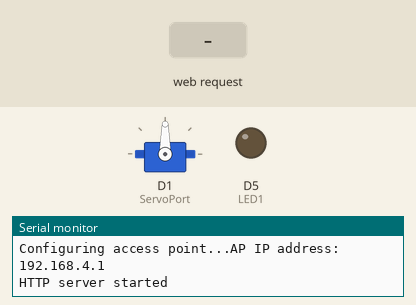
Simulated run of this sketch. Board: ESP8266 (NodeMCU). Shown: servo, output pins drawn as LEDs (lit = HIGH), the last lines printed to the serial monitor. Inputs (shaded band) come from the test bench.

Above: at 1.7 s.
1.8 s: HTTP request GET /setSER1?SERstate1=1 received
At 2.45 s:
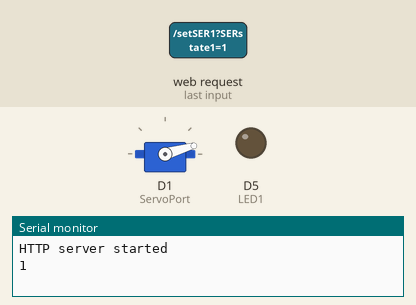
7.8 s: HTTP request GET /setSER1?SERstate1=2 received
At 9.4 s:
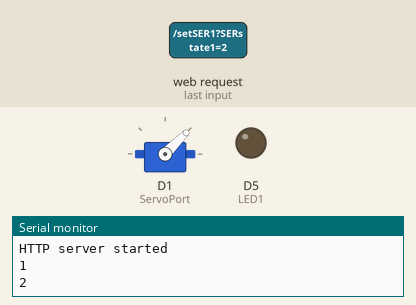
9.7 s: HTTP request GET /setSER1?SERstate1=4 received
At 10.8 s:
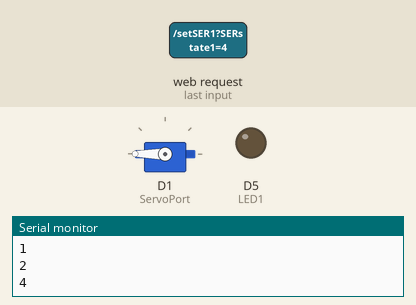
11.4 s: HTTP request GET /setSER1?SERstate1=3 received
At 11.5 s:
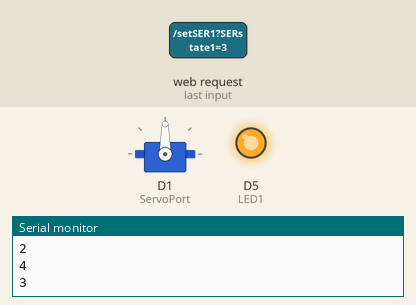
Timing chart, 0 to 14.1 s (numbered marks = the images above; inputs shaded):
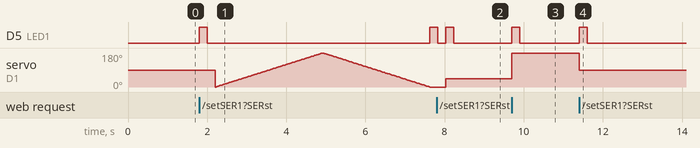

The sketch:

sketch_sep23a.ino
```cpp
#include <ESP8266WiFi.h>
#include <WiFiClient.h>
#include <ESP8266WebServer.h>
#include <Servo.h>  //Include the Servo Library

#include "PageIndex.h"; //--> Include the contents of the User Interface Web page from website, stored in the same folder as the .ino file

#define ServoPort D1   //--> Defining Servo Port

#define LED1  D5   //-->Defining a Simple LED

//Make a wifi name and password as access point

const char* ssid = "ESPServo";  // your SSID

const char* password = "12345678"; //WIFI Password


Servo myservo;  //--> create servo object to control a servo

ESP8266WebServer server(80);  //--> Server on port 80

String SERstate1 = "OFF";

//This routine is executed when you open NodeMCU ESP8266 IP Address in browser

void handleRoot() {

  String s = MAIN_page; //Read HTML contents

  server.send(200, "text/html", s); //Send web page

}

//Procedure for handling servo control

void handleServo() {
  String POS = server.arg("servoPOS");
  int pos = POS.toInt();
  myservo.write(pos);   //--> Move the servo motor according to the POS value
  delay(15);
  Serial.print("Servo Angle:");
  Serial.println(pos);
  server.send(200, "text/plane", "");
}

void controlServo() {
  String t_state = server.arg("SERstate1");
  Serial.println(t_state);
  int pos;
  if (t_state == "1") {
    SERstate1 = pos;
    controlLED1();
    for (pos = 0; pos <= 180; pos += 1) { // goes from 0 degrees to 180 degrees
      // in steps of 1 degree
      myservo.write(pos);              // tell servo to go to position in variable 'pos'
      delay(15);                       // waits 15ms for the servo to reach the position
    }
    for (pos = 180; pos >= 0; pos -= 1) { // goes from 180 degrees to 0 degrees
      myservo.write(pos);              // tell servo to go to position in variable 'pos'
      delay(15);                       // waits 15ms for the servo to reach the position
    }
    controlLED1();
  }
  else if (t_state == "2") {
    SERstate1 = pos;
    myservo.write(45);
    controlLED1();
  }
  else if (t_state == "3") {
    SERstate1 = pos;
    myservo.write(90);
    controlLED1();
  }
  else if (t_state == "4") {
    SERstate1 = pos;
    myservo.write(180);
    controlLED1();
  }
  else {
    SERstate1 = "OFF";
  }
  server.send(200, "text/plane", SERstate1);
}

void statusSER() {
  server.send(200, "text/plane", SERstate1);
}
void controlLED1() {
  digitalWrite(LED1, HIGH);
  delay(200);
  digitalWrite(LED1, LOW);
  delay(200);
}


void setup() {

  Serial.begin(115200);
  delay(500);
  myservo.attach(ServoPort); //--> attaches the servo on D1 to the servo object
  pinMode(LED1, OUTPUT);
  Serial.print("Configuring access point...");
  /* You can remove the password parameter if you want the AP to be open. */
  WiFi.softAP(ssid, password);
  IPAddress myIP = WiFi.softAPIP();
  Serial.print("AP IP address: ");
  Serial.println(myIP);


  //Initialize Webserver
  server.on("/", handleRoot); //--> Routine to handle at root location. This is to display web page.
  server.on("/setPOS", handleServo); //--> Sets servo position from Web request
  server.on("/setSER1", controlServo);
  server.on("/readSER1", statusSER);
  server.begin();

  Serial.println("HTTP server started");

}


void loop() {

  server.handleClient();

}
```

PageIndex.h
```cpp
const char MAIN_page[] PROGMEM = R"=====(

<!DOCTYPE html>
<html>
  <head>
    <meta name="viewport" content="width=device-width, initial-scale=1">
    <style>
      html {
        font-family: Arial;
        display: inline-block;
        margin: 0px auto;
        text-align: center;
      }

      .slidecontainer {
        width: 100%;
      }

      .slider {
        -webkit-appearance: none;
        width: 50%;
        height: 15px;
        border-radius: 5px;
        background: rgb(102, 230, 17);
        outline: none;
        opacity: 0.5;
        -webkit-transition: .2s;
        transition: opacity .2s;
      }

      .slider:hover {
        opacity: 2;

      }

      .slider::-webkit-slider-thumb {
        -webkit-appearance: none;
        appearance: none;
        width: 25px;
        height: 25px;
        border-radius: 50%;
        background: rgb(26, 182, 202);
        cursor: pointer;
      }

      .slider::-moz-range-thumb {
        width: 25px;
        height: 25px;
        border-radius: 50%;
        background: #4CAF50;
        cursor: pointer;
      }

         /* Style the botton start stop */
   .btn{
   /* position: relative;
    border-radius: 15px 15px 15px 15px;
    width: 8%;
    height: 25px;
    border: none;
    outline: none;
    cursor: pointer;
    background: #fa1cb7;
    color: rgb(255, 255, 255);
    */
     background-color: #fa1cb7;
  color: white;
  padding: 14px 25px;
  text-align: center;
  text-decoration: none;
  display: inline-block;
   }

   a:link, a:visited {
  background-color: #f44336;
  color: white;
  padding: 14px 25px;
  text-align: center;
  text-decoration: none;
  display: inline-block;
}

a:hover, a:active {
  background-color: red;
}

        /* Style the footer */
   footer {
      background-color: rgb(43, 57, 255);
      padding: 8px;
      text-align: center;
      color: rgb(0, 255, 21);
      font-family: Comic Sans MS;
   }

    </style>
  </head>

  <body>
    <h1>ESP8266 NodeMCU Web Server Controlled Servo Motor</h1>
    <br><br>
    <div class="slidecontainer">
      <input type="range" min="250" max="310" value="280" class="slider" id="myRange">
      <p>Servo angle: <span id="demo"></span></p>
       <br><br>
      <label> Stop </label>
       <button type="button" onclick="sendData2(1)" class="btn">Stop</button>
        <br><br>
        <label> Forward </label>
        <button type="button" onclick="sendData2(2)" class="btn">Forward</button>
         <br><br>
        <label> Downward </label>
        <button type="button" onclick="sendData2(3)" class="btn">Downward</button>
        <br><br>
        <label> CW Rotation </label>
        <button type="button" onclick="sendData2(4)" class="btn">CW Rotation</button>
        <br><br>
        <label> CCW Rotation </label>
        <button type="button" onclick="sendData2(5)" class="btn">CCW Rotation</button>
        <br><br>
        <label> Test mode </label>
        <button type="button" onclick="sendData2(6)" class="btn">Testmode</button>

      <label><span id="isiStatusSER1"></span></label>

    </div>

    <script>
      function sendData(pos) {
        var xhttp = new XMLHttpRequest();
        xhttp.onreadystatechange = function() {
          if (this.readyState == 4 && this.status == 200) {
            console.log(this.responseText);
          }
        };
        xhttp.open("GET", "setPOS?servoPOS="+pos, true);
        xhttp.send();
      }
        /* fungsi send data on/off */
        function sendData2(StatusSer1) {
        var xhttp = new XMLHttpRequest();
        xhttp.onreadystatechange = function() {
          if (this.readyState == 4 && this.status == 200) {
            document.getElementById("SERstate1").innerHTML = this.responseText;
          }
        };

        xhttp.open("GET", "setSER1?;SERstate1=" + StatusSer1, true);
        xhttp.send();
        }

    /* fungsi read data on/off */
        function getDataSER1() {
        var xhttp = new XMLHttpRequest();
        xhttp.onreadystatechange = function() {
          if (this.readyState == 4 && this.status == 200) {
            document.getElementById("isiStatusSER1").innerHTML = this.responseText;
          }
        };
        xhttp.open("put", "readSER1", true);
        xhttp.send();
        }
      var slider = document.getElementById("myRange");
      var output = document.getElementById("demo");
      output.innerHTML = slider.value;
      slider.oninput = function() {
        output.innerHTML = this.value;
        sendData(output.innerHTML);
      }

    </script>
     <br><br><br><br>


  </body>

</html>
)=====";
```

Measured:
- after the input at 1.8 s, D5 (LED1): LOW → HIGH at once, → LOW 0.20 s later, → HIGH 5.6 s later
- after the input at 7.8 s, servo on D1 (ServoPort): 0° → 45° after 0.23 s
- after the input at 9.7 s, D5 (LED1): LOW → HIGH at once, → LOW 0.20 s later; servo on D1 (ServoPort): 45° → 180° at once
- after the input at 11.4 s, D5 (LED1): LOW → HIGH at once, → LOW 0.20 s later; servo on D1 (ServoPort): 180° → 90° at once
